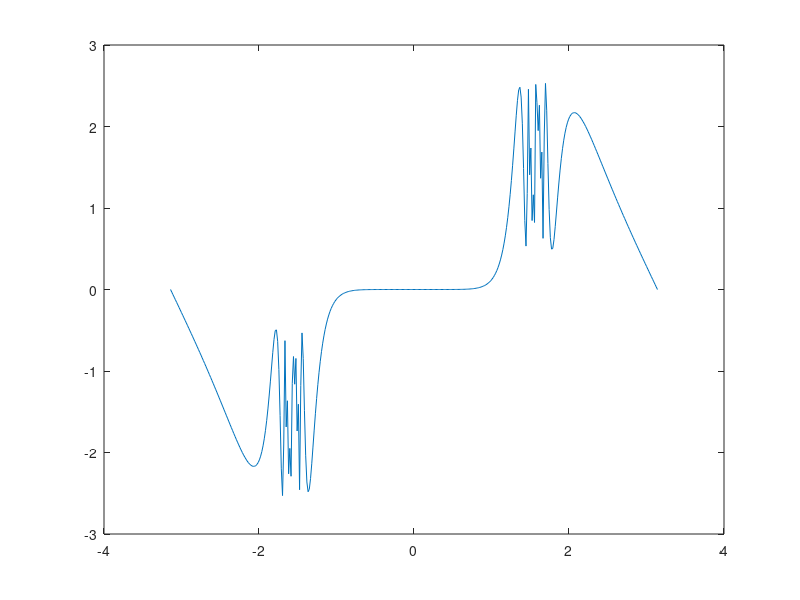

This chart was generated by the following MATLAB code: (Note: this script raises an error after producing the figure.)
## Copyright (C) 1998, 1999, 2000 Joao Cardoso.
## 
## This program is free software; you can redistribute it and/or modify it
## under the terms of the GNU General Public License as published by the
## Free Software Foundation; either version 2 of the License, or (at your
## option) any later version.
## 
## This program is distributed in the hope that it will be useful, but
## WITHOUT ANY WARRANTY; without even the implied warranty of
## MERCHANTABILITY or FITNESS FOR A PARTICULAR PURPOSE.  See the GNU
## General Public License for more details.
##
## This file is part of plplot_octave.

##	comet(Y) displays an animated comet plot of the vector Y.
##	comet(X,Y) displays an animated comet plot of vector Y vs. X.
##	comet(X,Y,p) uses a comet of length p*length(Y).  Default is p = 0.10.
##	comet, by itself, is self demonstrating.
##	Example:
##	    t = -pi:pi/200:pi;
##	    comet(t,tan(sin(t))-sin(tan(t)))

function comet(x, y, p)

  if (nargin == 0)
	x = -pi:pi/200:pi;
	y = tan(sin(x))-sin(tan(x));
	p = 0.1;
	plot(x,y);
  elseif (nargin < 2)
	y = x;
	x = 1:length(y);
  endif

  if (nargin < 3)
	p = 0.10;
  endif

  if (rows(x) != 1)
	x = x';
  endif

  if (rows(y) != 1)
	y = y';
  endif

  [r, g, b] = plgcol0(1);
  plscol0(1, 255, 0, 255);
  plcol(1);
  pllsty(1);

  old_hold = ishold;
  hold "on";

  m = length(x);
  k = round(p*m);
  if (k == 1)
	k = 2;
  endif
  plxormod(1);
  
  unwind_protect # recover if user hit ^C
		
	## Grow the body
	for i = 1:k
	  __comet(x(1:i), y(1:i));
	endfor

	## Primary loop
	for i = k+1:m-k
	  __comet(x(i:i+k), y(i:i+k));
	endfor

	## Clean up the tail
	for i = m-k+1:m
	  __comet(x(i:m), y(i:m));
	endfor
	
  unwind_protect_cleanup
	
	plxormod(0);
	
	if (old_hold == 0)
	  hold "off"
	endif

	plscol0(1, r, g, b);

  end_unwind_protect

endfunction
